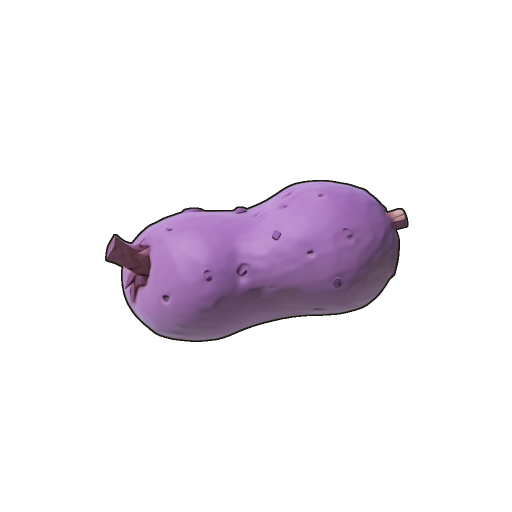
#> input picture scripts/asset-gen/approved/auroran_tuber.png, 1024 x 1024 px (shown at 1/2 size)
$ python -i make-anchor.py   (imports and definitions only)
#> lines starting #> are read from the running program, lines starting #| are printed output that depends on the picture
"""
Build the IPAdapter style-anchor set for scripts/generate-assets.js.

Takes transparent images and writes square, flat-light-grey-backed
copies to scripts/asset-gen/style-anchor/. Why:
  * ComfyUI's LoadImage drops alpha, so whatever RGB hides under transparent
    pixels (often black) would pollute the style signal.
  * IPAdapter center-crops to a square, so wide/tall icons would lose edges.
The grey matches the "plain flat light grey background" the prompts ask for.

Run with any Python that has Pillow, e.g. ComfyUI's bundled one:
  "<ComfyUI>/.venv/Scripts/python.exe" scripts/asset-gen/make-anchor.py [icon.png ...]
Pass the images to anchor on (normally your picked style-board renders). To change
the house style later, re-run it with different picks.
"""

import os
import sys

from PIL import Image

ROOT = os.path.abspath(os.path.join(os.path.dirname(__file__), "..", ".."))
OUT_DIR = os.path.join(os.path.dirname(os.path.abspath(__file__)), "style-anchor")
SIZE = 1024
FILL = 0.80  # object occupies at most 80% of the canvas
BG = (205, 205, 205)

# No default set on purpose: the current in-game art is being replaced, so it
# must not seed the new style. Pass the style-board renders you picked, e.g.
#   make-anchor.py assets/_staging/boards/round2/C2/moss_shrimp.png ...
# Keep the picks palette-DIVERSE: IPAdapter treats palette and texture as part of
# "style", so an all-brown set made every new icon terracotta (a potion bottle
# full of cracked clay) in testing.
DEFAULT_ANCHORS = []


def prepare(src_path):
#> called with src_path = 'approved/auroran_tuber.png'
    im = Image.open(src_path).convert("RGBA")
#> im is the input picture: PIL image 1024x1024 RGBA; mean R, G, B, A 197.3, 192.5, 198.1, 32.5
    bbox = im.getchannel("A").point(lambda a: 255 if a > 20 else 0).getbbox()
#> bbox = (210, 360, 817, 684)
    if bbox:
        im = im.crop(bbox)
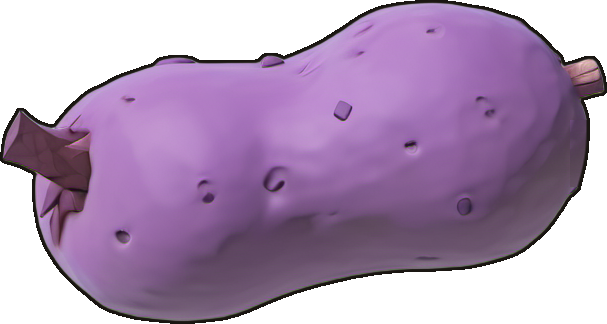
#> im: PIL image 607x324 RGBA; mean R, G, B, A 159.7, 134.3, 166.8, 173.5; transparent parts drawn white
    scale = (SIZE * FILL) / max(im.size)
#> scale = 1.35
    im = im.resize((max(1, round(im.width * scale)), max(1, round(im.height * scale))), Image.LANCZOS)
#> im: PIL image 819x437 RGBA
    canvas = Image.new("RGB", (SIZE, SIZE), BG)
#> canvas: PIL image 1024x1024 RGB; every value is 205
    canvas.paste(im, ((SIZE - im.width) // 2, (SIZE - im.height) // 2), im)
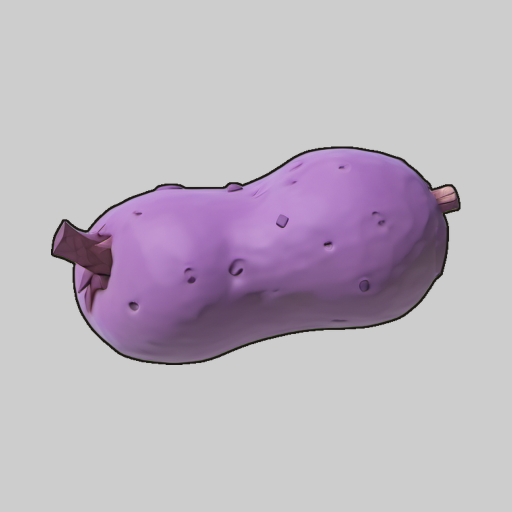
#> canvas: PIL image 1024x1024 RGB (shown at 1/2 size); mean R, G, B 189.5, 180.9, 192
    return canvas


def main():
    sources = sys.argv[1:] or DEFAULT_ANCHORS
    if not sources:
        sys.exit("Pass the images to anchor on (e.g. your picked style-board renders). No default set exists.")
    os.makedirs(OUT_DIR, exist_ok=True)
    for old in os.listdir(OUT_DIR):
        if old.lower().endswith(".png"):
            os.remove(os.path.join(OUT_DIR, old))
    for rel in sources:
        src = rel if os.path.isabs(rel) else os.path.join(ROOT, rel)
        name = os.path.splitext(os.path.basename(src))[0].replace(" ", "_").replace("-", "_").lower() + ".png"
        prepare(src).save(os.path.join(OUT_DIR, name), optimize=True)
        print(f"  {rel} -> scripts/asset-gen/style-anchor/{name}")
    print(f"{len(sources)} anchor image(s) written.")


# [2 lines not run here, left out]

>>> result = prepare('approved/auroran_tuber.png')
